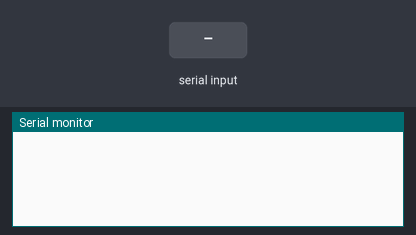
Recording of a sketch running on a simulated Arduino Mega 2560, built with avr-gcc and run on an emulated ATmega2560. Parts: the last lines printed to the serial monitor. Inputs (shaded band) come from the test bench.

Above: at 1.2 s.
1.3 s: "90,45,200\n" received over Serial
At 2.4 s:
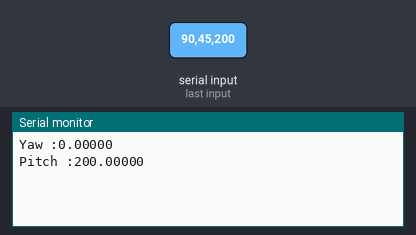
2.8 s: "30,150,10\n" received over Serial
At 3.5 s:
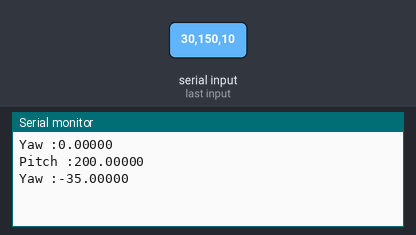

Measured:
- after the input at 1.3 s, the serial monitor: prints a new line at once (image 1)
- after the input at 2.8 s, the serial monitor: prints a new line at once (image 2)

The sketch:

ReadVN.ino
```cpp
const int bufferSize = 256; // Define the maximum length of the input string

#define SIZEINPUT 1
String typeInput[] = {"Yaw","Pitch","Roll","PX","PY","PZ","VX","VY","VZ","AX","AY","AZ","GX","GY","GZ"};
float val1[] ={0};
int valtest = 0;
void setup() {
  Serial1.begin(115200); // Specify the port used by Arduino B
  Serial.begin(115200); // Initialize the serial communication
  Serial.setTimeout(1); // Set the timeout in milliseconds for reading
}

void loop() {

  if (Serial.available()) { // Check if data is available to read
    char buffer[bufferSize]; // Create a character array to store the input string
    memset(buffer, 0, sizeof(buffer)); // Clear the buffer

    int bytesRead = Serial.readBytesUntil('\n', buffer, bufferSize - 1); // Read the incoming data

    // Process the input string
    if (bytesRead > 0) {
      buffer[bytesRead] = '\0'; // Null-terminate the string
      int i = 0;
      // Remove portion after the asterisk
      char* asteriskPos = strchr(buffer, '*');

      if (asteriskPos != NULL) {
        *asteriskPos = '\0'; // Null-terminate the string at the asterisk position
      }

      // Tokenize the input string based on the comma delimiter
      char* token = strtok(buffer, ",");
      token = strtok(NULL, ","); // Get the next token
      while (token != NULL) {
        if(valtest == 0){
          valtest =1;
                  float value = atof(token);

  val1[i] = value;


        }
        else{
        float value = atof(token);

  Serial.print(typeInput[i]);
          Serial.print(" :");
          Serial.println(float(value-val1[i]),5);
i++;

        token = strtok(NULL, ","); // Get the next token
        }
      }
    }
  }
}
```
